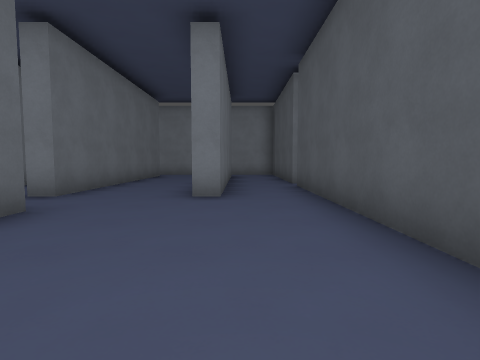
View 1 (above)

21 first-person views from a walk through a level from a Godot 3-D game. The camera is 1.3 m above the floor, tilts 4° down and sees 80° across. The floor is counted in squares, 2 m on a side. Each view is taken from the middle of a square. On the plan, view 1 faces up. The plan holds only what a view shows up to about 9 squares ahead; the rest is blank. Characters and animated objects are not drawn. Surface patterns are stand-ins for the level's own textures.

View 2
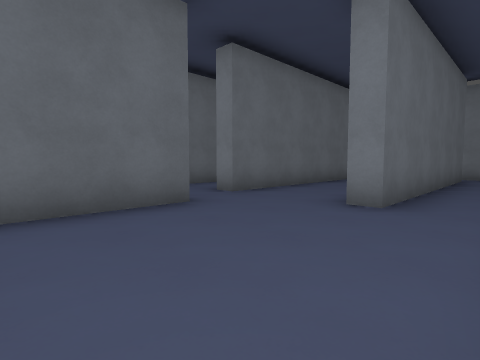

View 3
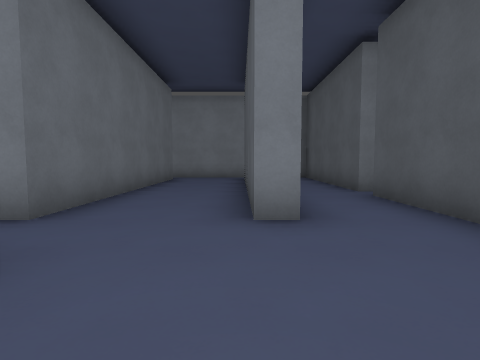

View 4
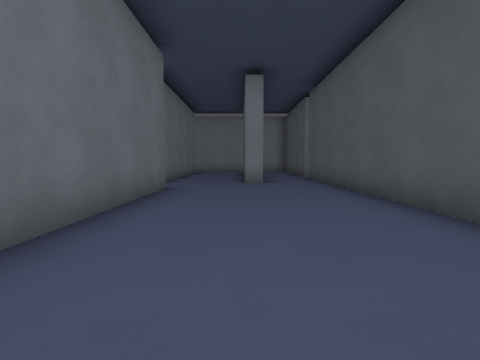

View 5
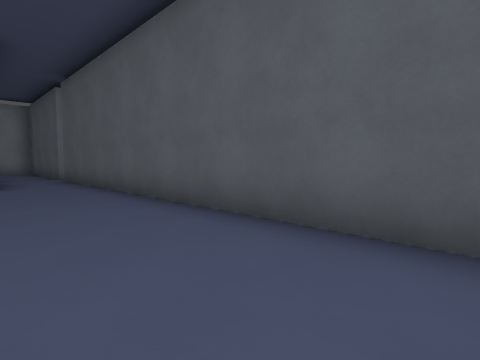

View 6
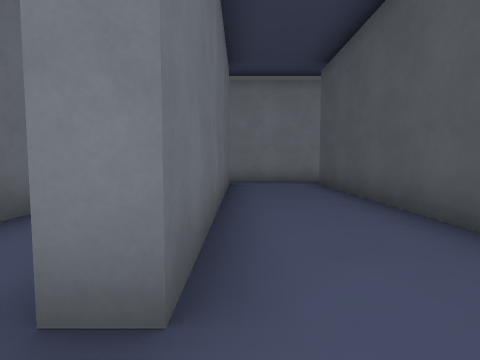

View 7
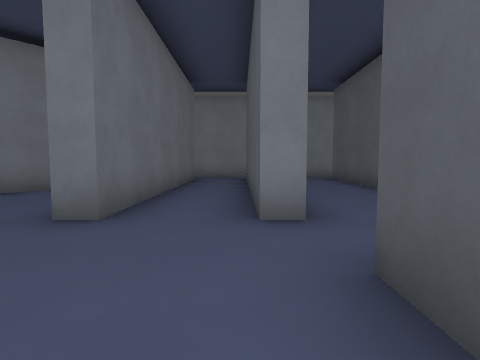

View 8
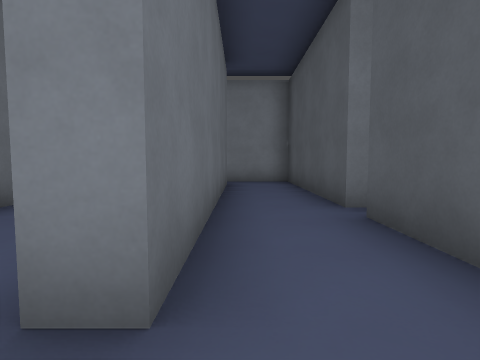

View 9
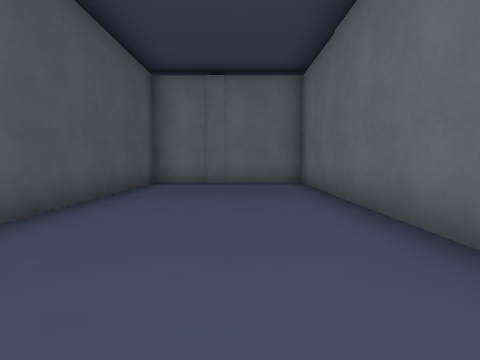

View 10
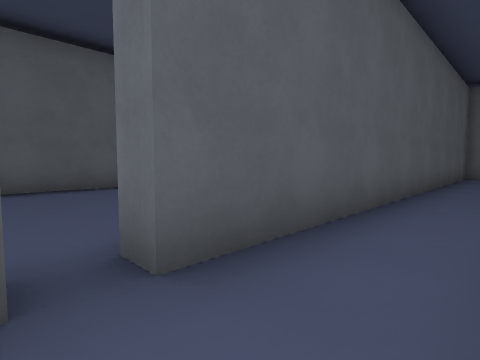

View 11
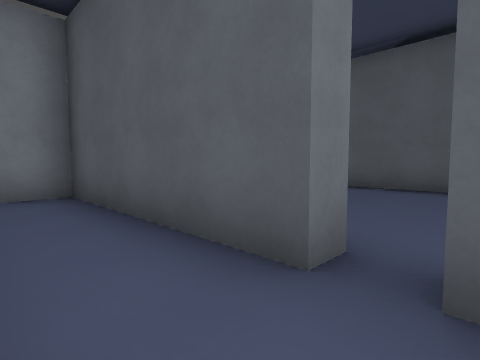

View 12
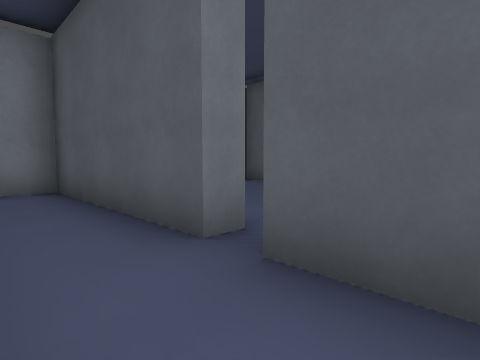

View 13
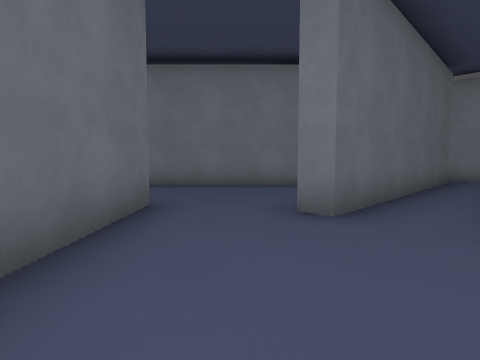

View 14
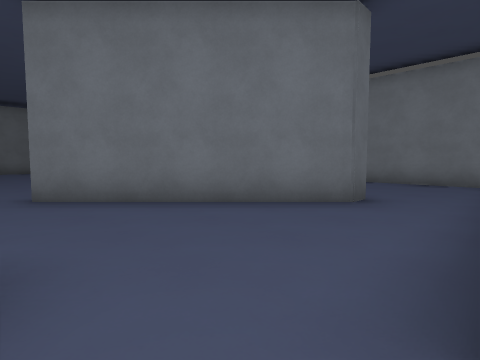

View 15
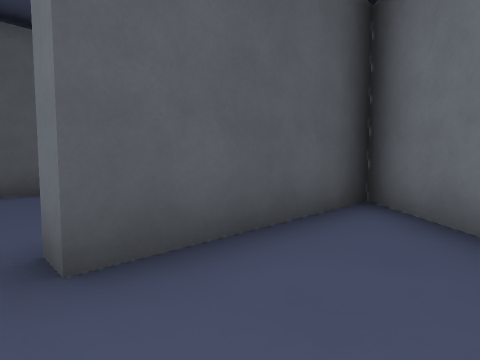

View 16
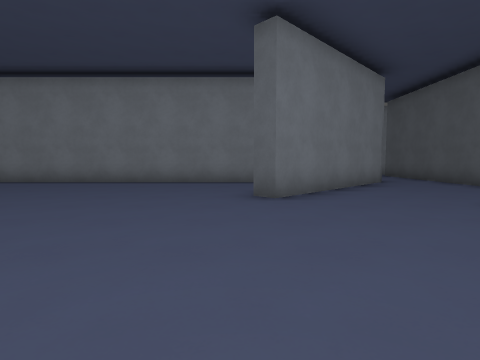

View 17
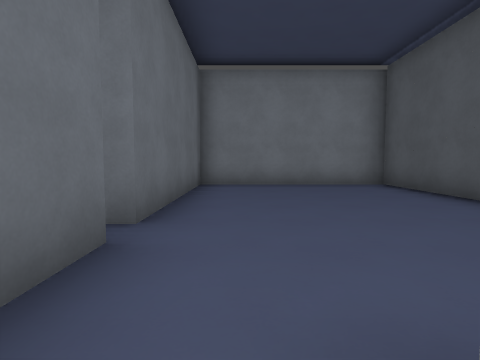

View 18
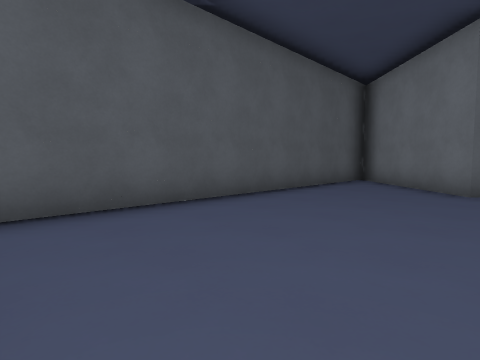

View 19
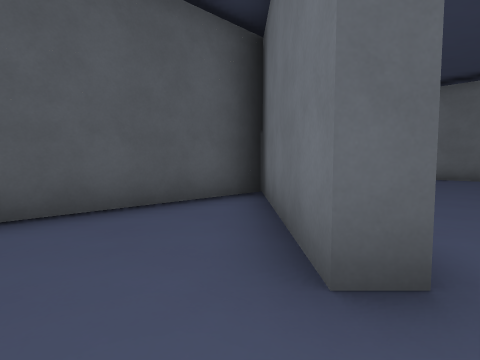

View 20
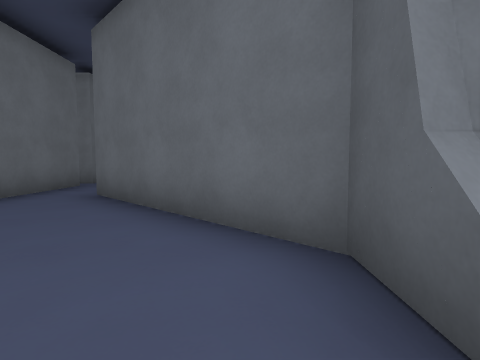

View 21
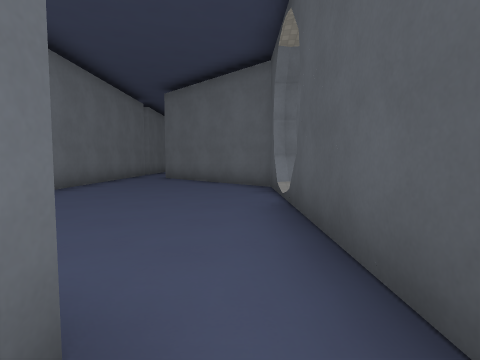

### Floor plan
Key: @ floor where view 1 was taken; # wall or solid block; x gap in a wall; . floor; / step, stairs or slope.
Columns run from 19 left of view 1 to 7 right of it. Each row starts with its distance up from view 1.
 13           #################
 12           ..... .....#....#
 11           ...#.#..#..#....#
 10            ..#.#..#..#....#
  9 ########  ##.#.#..#..#....#
  8  .......  #..#.#..#..x....#
  7  ....... ##..#.#..#..x....#
  6   ......##...#.#..#..#....#
  5   ......#............#.##.#
  4    ........##........#..###
  3     ....... ##..#....#...##
  2      .....   # .#....#....#
  1       ...     ###....#....#
  0        .       ##..@.#..../
 -1                 #....#....#
 -2                 #....# ...#
 -3                 #....# ...#
 -4                 ###### ##.#
 -5                          .

Where each view was taken, in squares from view 1:
view 1: 0 up, 0 right, facing up
view 2: 1 up, 1 right, facing up-left
view 3: 2 up, 1 left, facing up
view 4: 3 down, 1 left, facing up
view 5: 3 down, 1 left, facing up-right
view 6: 4 up, 3 left, facing up
view 7: 2 up, 4 left, facing up
view 8: 4 up, 0 right, facing up
view 9: 4 up, 1 left, facing down
view 10: 8 up, 0 right, facing down-right
view 11: 7 up, 0 right, facing up-right
view 12: 6 up, 0 right, facing up-right
view 13: 2 up, 4 left, facing up-left
view 14: 4 up, 6 left, facing up-left
view 15: 4 up, 5 left, facing down-right
view 16: 0 up, 12 left, facing up
view 17: 5 up, 3 right, facing up
view 18: 12 up, 3 right, facing down-right
view 19: 7 up, 3 right, facing down-right
view 20: 0 up, 6 right, facing up
view 21: 5 down, 6 right, facing up
